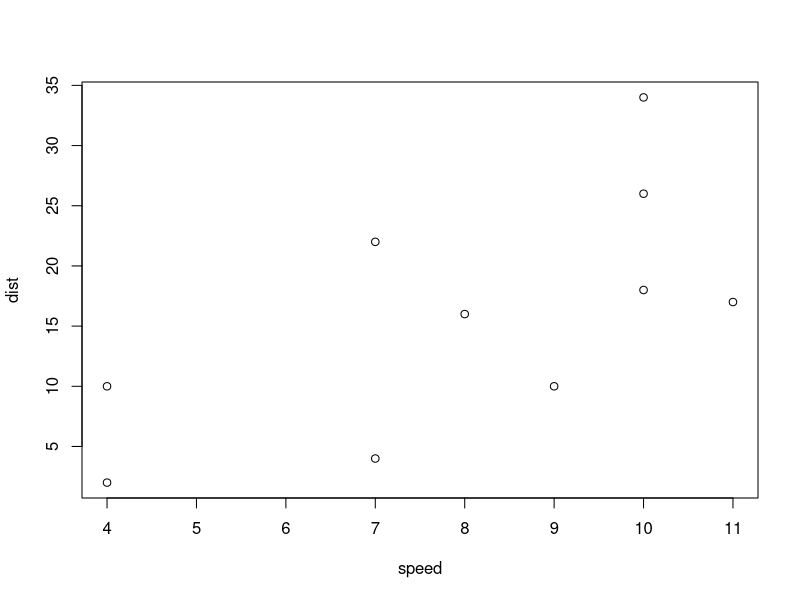
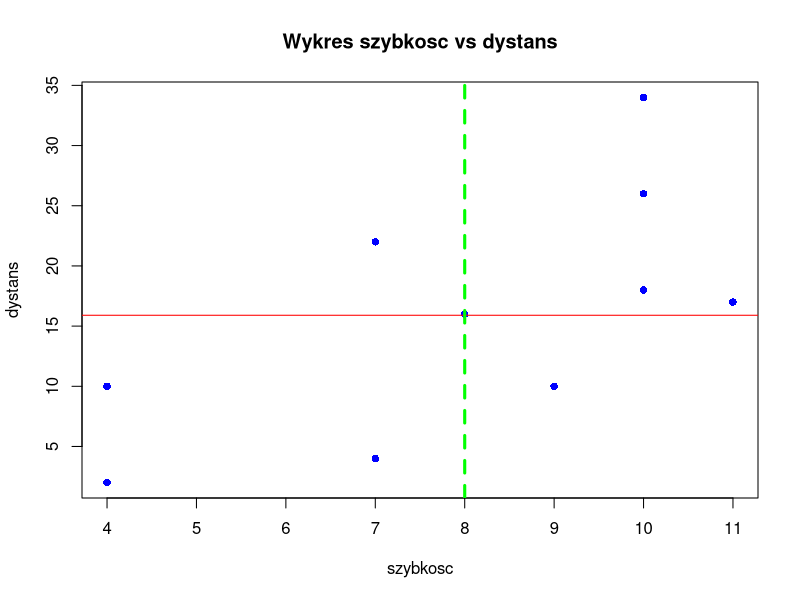
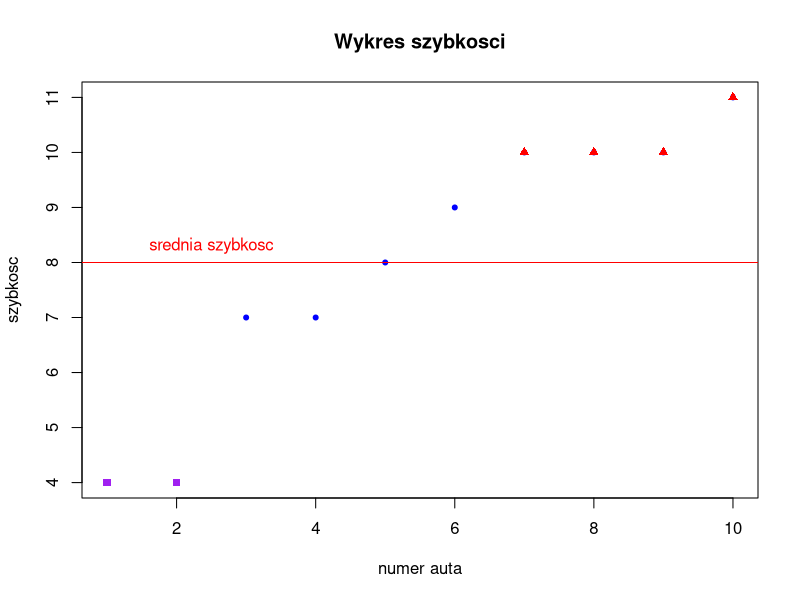
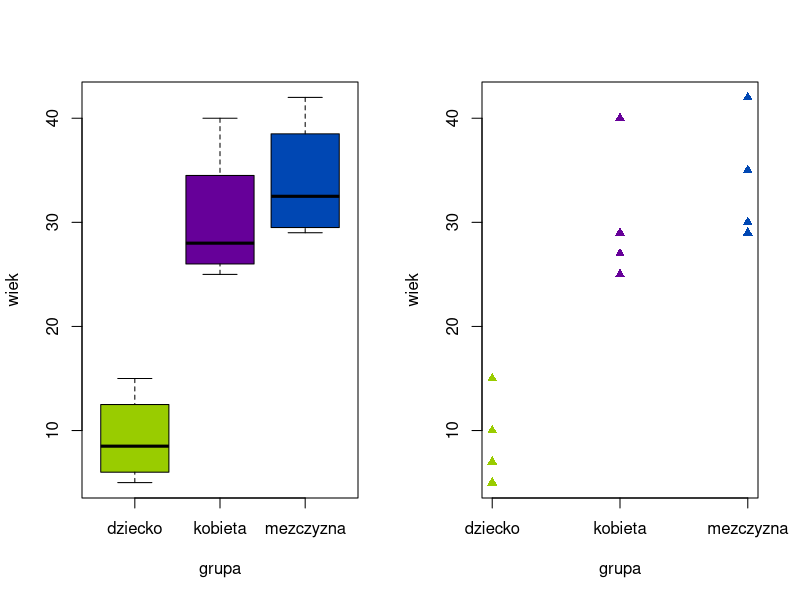
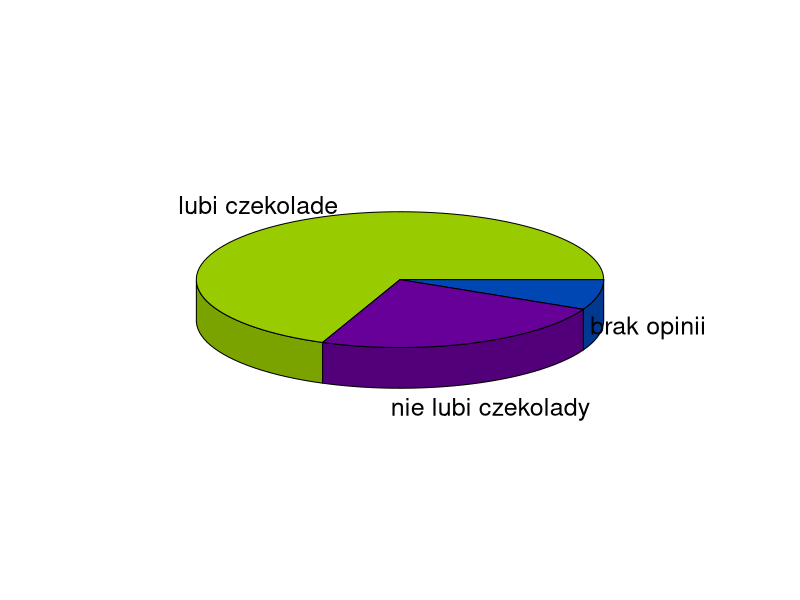
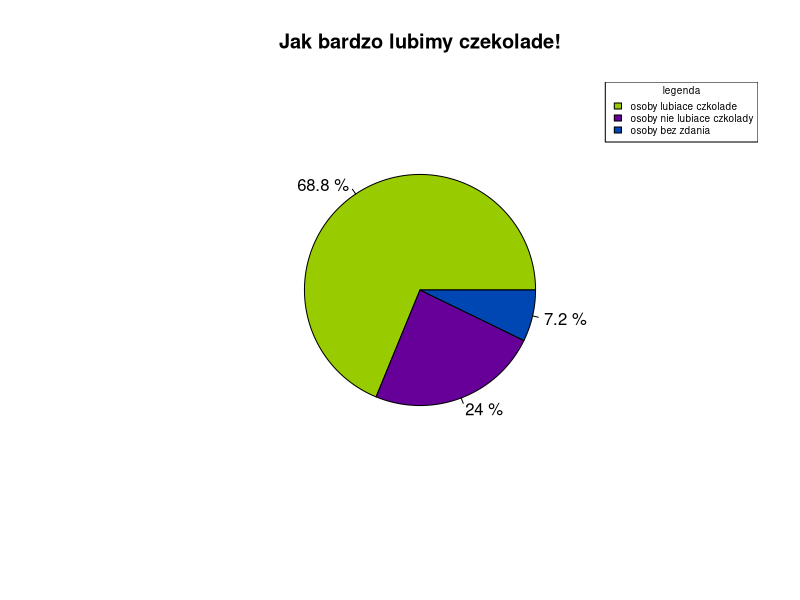

These figures' R source, in order:
# Zadanie 4
wybraneAuta <- head(cars, 10)

wybraneAuta
plot(wybraneAuta)

plot(x = wybraneAuta$speed, y = wybraneAuta$dist,
     xlab = "szybkosc", ylab = "dystans",
     main = "Wykres szybkosc vs dystans",
     col = "blue", 
     pch = 16 
)
abline(h = mean(wybraneAuta$dist), col="red") # v - wertykalnie, h - horyzontalnie

mean(wybraneAuta$dist)

abline(v = mean(wybraneAuta$speed), col="green", lty = 2, lwd = 3)



# Zadanie 5

wybraneAuta
wybraneAuta$speed
najszybsze <- wybraneAuta$speed[wybraneAuta$speed>9]
najszybsze
idNajszybsze<-which(wybraneAuta$speed>9)
idNajszybsze

plot(wybraneAuta$speed,
     xlab = "numer auta",
     ylab = "szybkosc",
     main = "Wykres szybkosci",
     col = "blue", 
     pch = 20 
)
points(idNajszybsze, najszybsze, col = "red", pch = 17)
abline(h = mean(wybraneAuta$speed), col="red") # v - wertykalnie, h - horyzontalnie
text(2.5, 8.3, "srednia szybkosc", col = "red")

najwolniejsze <- wybraneAuta$speed[wybraneAuta$speed<7]
idNajwolniejsze <- which(wybraneAuta$speed<7)
points(idNajwolniejsze, najwolniejsze, col = 'purple', pch = 15)



# Zadanie 7

wiekPrzypadkowychLudzi2 <- data.frame(
  grupa = c("kobieta", "mezczyzna", "dziecko"),
  wiek = c(27,30,5,25,35,10,29,29,7,40,42,15)
)


par(mfrow=c(1, 2)) 
boxplot(wiekPrzypadkowychLudzi2$wiek ~ wiekPrzypadkowychLudzi2$grupa,
        xlab = "grupa",
        ylab = "wiek",
        data = wiekPrzypadkowychLudzi2, col = c("#99cc00", "#660099", "#0047b3")
)

stripchart(wiekPrzypadkowychLudzi2$wiek ~ wiekPrzypadkowychLudzi2$grupa, 
           xlab = "grupa",
           ylab = "wiek",
           data = wiekPrzypadkowychLudzi2, col = c("#99cc00", "#660099", "#0047b3"), pch = 17,
           vertical = TRUE
)
dev.off()



# Zadanie 8

install.packages("plotrix")
library("plotrix")

pewneStatystyki <- data.frame(
  grupa = c("lubi czekolade", "nie lubi czekolady", "brak opinii"),
  licznosc = c(86,30,9)
)

pie3D(pewneStatystyki$licznosc, labels = pewneStatystyki$grupa, col = c("#99cc00", "#660099", "#0047b3"))



# Zadanie 9

pie(pewneStatystyki$licznosc, 
    radius = 0.6,
    main = "Jak bardzo lubimy czekolade!",
    labels = paste(round(pewneStatystyki$licznosc / sum(pewneStatystyki$licznosc) * 100, 1), "%"), 
    col = c("#99cc00", "#660099", "#0047b3")
)
legend("topright", 
       cex = 0.6,
       c("osoby lubiace czkolade", "osoby nie lubiace czkolady", "osoby bez zdania"), 
       fill = c("#99cc00", "#660099", "#0047b3"),
       title = "legenda"
)
